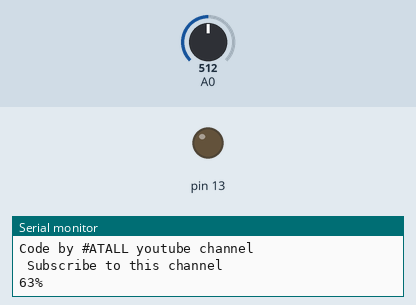
A sketch run on a simulated Arduino Uno, built with avr-gcc and run on an emulated ATmega328P. On the bench: output pins drawn as LEDs (lit = HIGH), the last lines printed to the serial monitor. Inputs (shaded band) come from the test bench; at power-on: A0 = 512.

Above: at 3.2 s.
3.3 s: A0 set to 31
7.2 s: A0 set to 27
At 11.3 s:
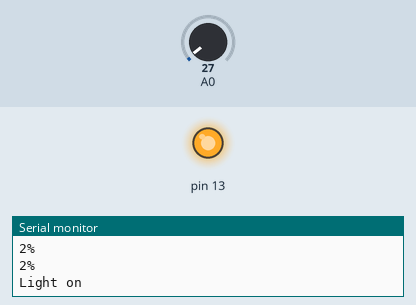
Timing chart, 0 to 12.8 s (numbered marks = the images above; inputs shaded):
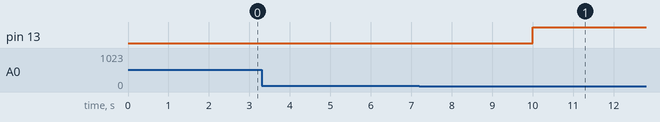

Measured:
- the behaviour switches between 30 and 29 on A0 (found by bisection; images 0 and 1)
- after the input at 7.2 s, pin 13: LOW → HIGH after 2.8 s

The sketch:

code2.ino
```cpp
//code for 2nd system .
// By Abhinav
int x ,y, z ;
void setup()
{
  Serial.begin(9600);
  Serial.println("Code by #ATALL youtube channel \n Subscribe to this channel");
  delay(2000);
  pinMode(13, OUTPUT);
  pinMode(A0, INPUT);
  digitalWrite(13,LOW);
}

void loop()
{
  x = analogRead(A0);
  y = map(x , 6 ,800 , 0 ,100);
  Serial.print(y);
  Serial.println("% \n");
   if(y == z)
    {
      if(y >= 7)
       {
          digitalWrite(13, LOW);
          Serial.println("Light off");
       }
      else if(y <=2)
       {
          digitalWrite(13, HIGH);
          Serial.println("Light on");
       }
    }
z = y;
delay(2000);
}
```
